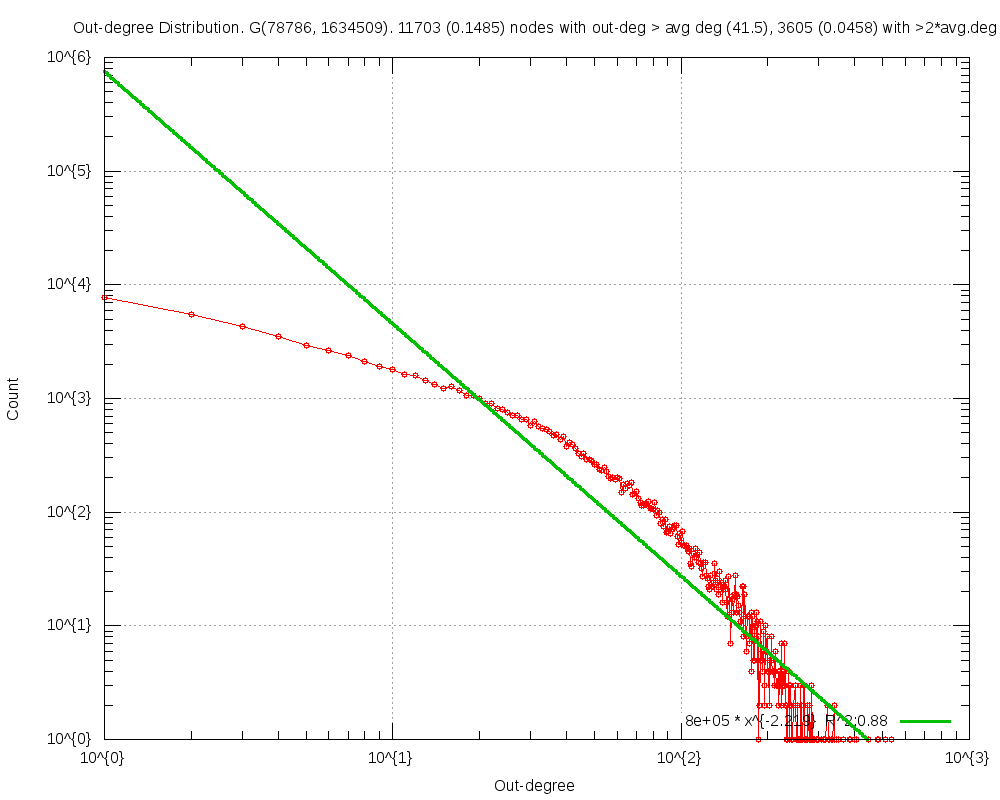

Reproduce this figure in gnuplot.
#
# Out-degree Distribution. G(78786, 1634509). 11703 (0.1485) nodes with out-deg > avg deg (41.5), 3605 (0.0458) with >2*avg.deg (Wed Apr 30 02:16:17 2014)
#

set title "Out-degree Distribution. G(78786, 1634509). 11703 (0.1485) nodes with out-deg > avg deg (41.5), 3605 (0.0458) with >2*avg.deg"
set key bottom right
set logscale xy 10
set format x "10^{%L}"
set mxtics 10
set format y "10^{%L}"
set mytics 10
set grid
set xlabel "Out-degree"
set ylabel "Count"
set tics scale 2
set yrange[1.000000:]
set terminal png size 1000,800
set output 'outDeg.FRDG_TCL_2.png'
plot 	"outDeg.FRDG_TCL_2.tab" using 1:2 title "" with linespoints pt 6,\
	f1(x)=751711.781399*x**-2.219491, f1(x) title "8e+05 * x^{-2.219}  R^2:0.88" with lines linewidth 3
